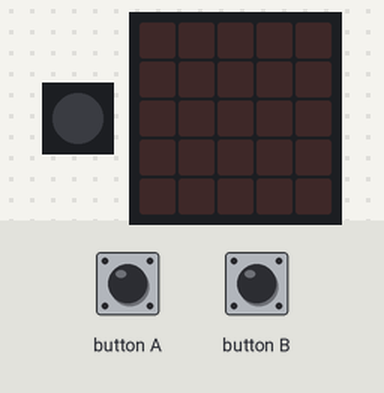
Bench run of a program on a simulated Calliope mini (MakeCode). On the bench: 1 RGB LEDs in strip order, left to right, the board's 5×5 LED display. The inputs (shaded band) are chosen by the test bench. Random numbers come from a fixed seed.

Above: at 1.2 s.
1.3 s: button B pressed for 0.15 s
At 3.5 s:
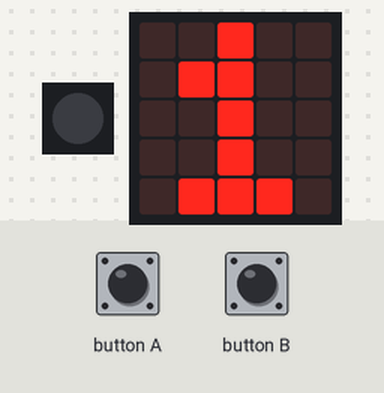
4.4 s: button A pressed for 1 s
At 5.4 s:
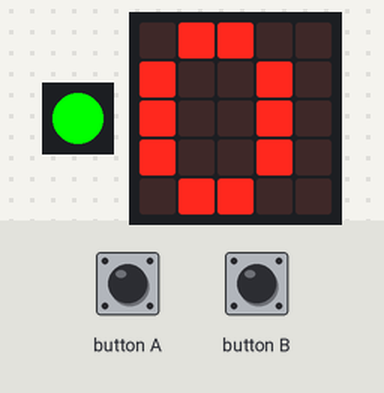
7.0 s: button B pressed for 0.15 s
At 7.7 s:
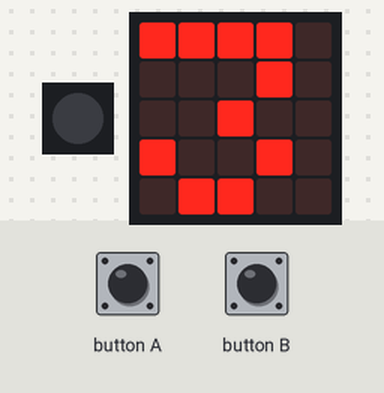
10.1 s: button A pressed for 3.2 s
At 13.2 s:
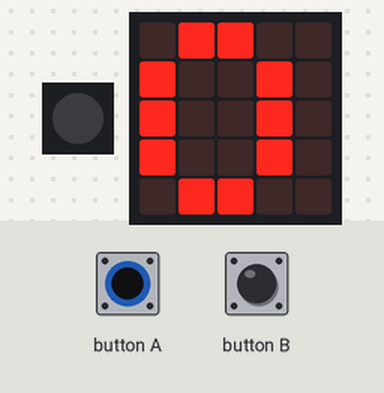
Timing chart, 0 to 14.7 s (numbered marks = the images above; inputs shaded):
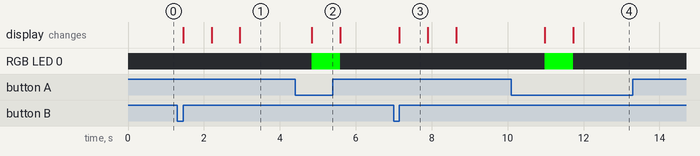

The program:

main.ts
```typescript
let start = 0
let stop = 0
input.onButtonPressed(Button.B, function () {
    basic.turnRgbLedOff()
    basic.showNumber(3)
    basic.showNumber(2)
    basic.showNumber(1)
    basic.pause(randint(1000, 2000))
    start = input.runningTime()
    basic.setLedColor(0x00ff00)
    while (!(input.buttonIsPressed(Button.A))) {

    }
    stop = input.runningTime()
    basic.showNumber((stop - start) / 1000)
    basic.turnRgbLedOff()
})
```

test.ts
```typescript
// Hier kann man Tests durchführen; diese Datei wird nicht kompiliert, wenn dieses Paket als Erweiterung verwendet wird.
```

Measured:
- after the input at 1.3 s, the display: first changes after 0.15 s (image 1 shows a later state)
- after the input at 7.0 s, the display: changes after 0.15 s (image 3)
- what the display in image 3 shows lasts 0.7 s, from 7.2 s to 7.9 s
